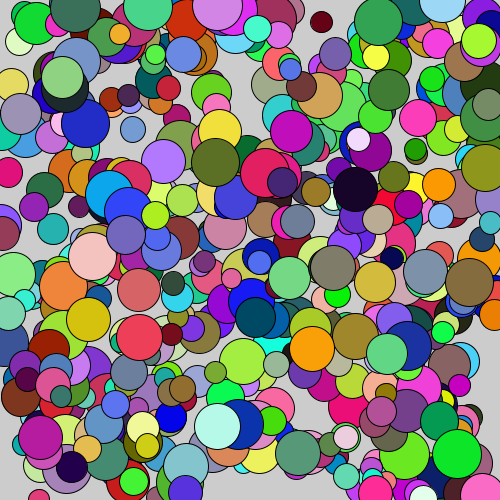
Frame 1 (no input)
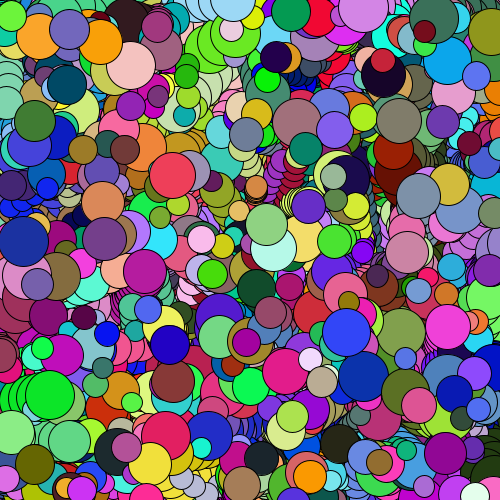
Frame 60 (the mouse pressed at the canvas centre just before this capture)
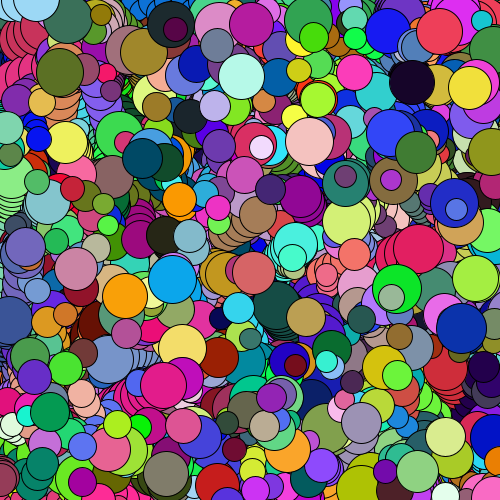
Frame 120 (the mouse held since frame 60 and released just before this capture)

The Processing sketch that drew these frames (run headless with seeded random() and noise(); from frame 60 on, the mouse is pressed at the canvas centre):

// Processing sketch: sketch_260423b
// ── sketch_260423b.pde
Ball[] balls;
int numBalls = 500;

void setup()
{
  size(500, 500);
  balls = new Ball[numBalls];

  for (int i=0; i<numBalls; i++)
  {
    balls[i] = new Ball(random(0, 500), random(0, 500), random(20, 50));
  }
}

void draw()
{
  //background(255);
  for (Ball b : balls)
  {
    b.display();
    b.update();
  }
}

// ── Ball.pde
class Ball //creating a ball class
{
  float x; //ball position
  float y; //ball position
  float radius;
  float vx, vy;
  color col;

  //constructor
  Ball(float startX, float startY, float r)
  {
    x = startX;
    y = startY;
    radius = r;
    col = color(random(255), random(255), random(255));
    vx = random(-3, +13);
    vy = random(-3, +13);
  }

  void display()
  {
    fill(col);
    ellipse(x, y, radius, radius);
  }

  void update()
  {
    x = x+vx;
    y = y+vy;

    if ((x + radius/2 > width) || (x - radius/2 < 0)) vx = -vx;
    if ((y + radius/2 > height) || (y - radius/2 < 0)) vy = -vy;
  }
}
